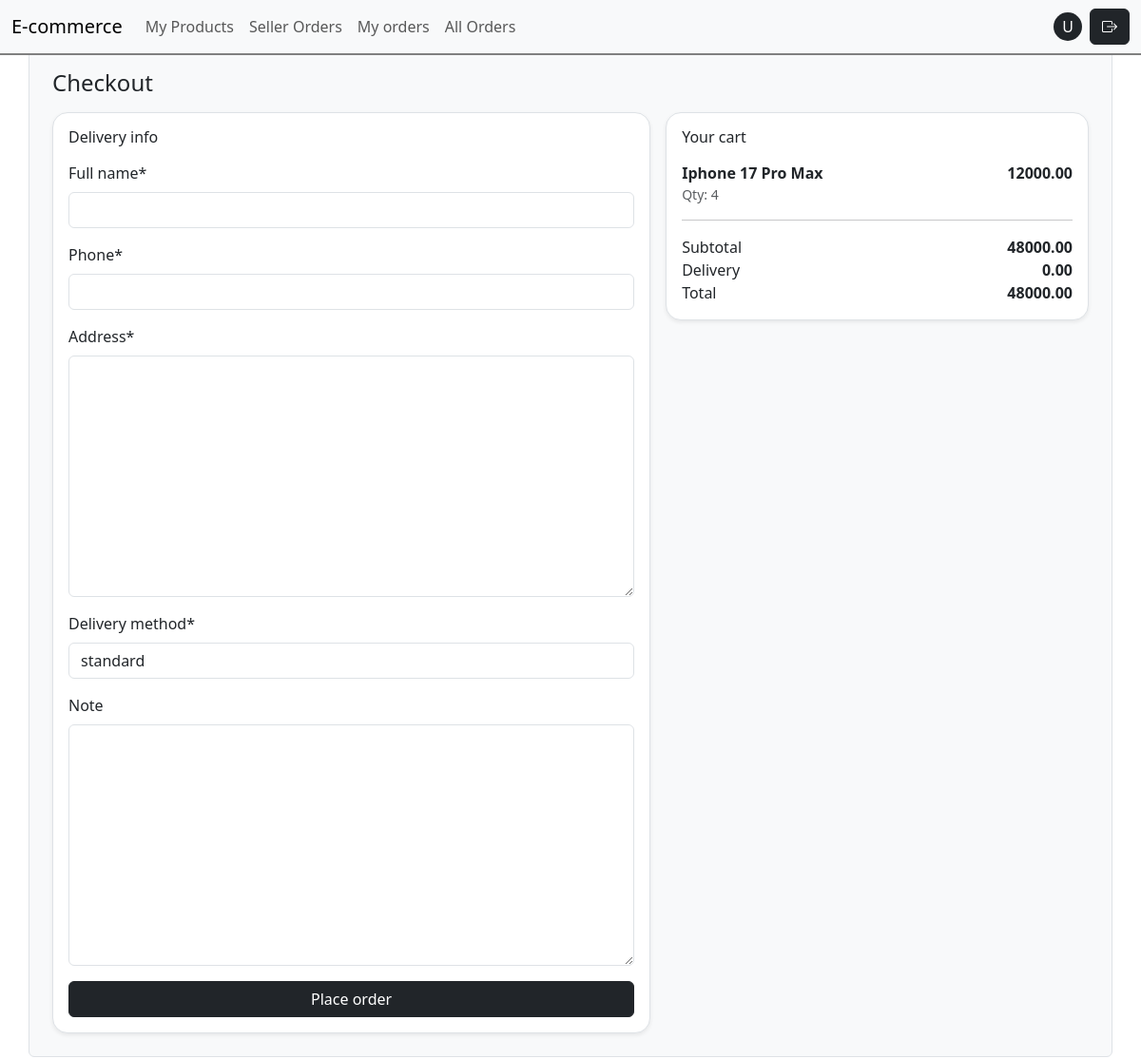
/checkout/ (signed in), run on the app's committed database.
### accounts/models.py (models this page shows, shortened)
class User(AbstractUser):
    class Role(models.TextChoices):
        BUYER = "BUYER", "Buyer"
        SELLER = "SELLER", "Seller"
    role = models.CharField(
        choices=Role.choices,
        default=Role.BUYER
    )
    image = models.ImageField(upload_to="avatars/", null=True, blank=True)
    phone_number = models.CharField(max_length=13, help_text="+998998889911")
    address = models.CharField(max_length=255)

### cart/models.py (models this page shows, shortened)
class CartItem(models.Model):
   cart = models.ForeignKey(Cart, on_delete=models.CASCADE, related_name="items")
   product = models.ForeignKey(Product, on_delete=models.CASCADE, related_name="cart_items")
   qty = models.PositiveIntegerField(default=1)
   unit_price = models.DecimalField(max_digits=12, decimal_places=2, default=Decimal("0.00"))
   created_at = models.DateTimeField(auto_now_add=True)

### catalog/models.py (models this page shows, shortened)
class Product(models.Model):
   seller = models.ForeignKey(settings.AUTH_USER_MODEL, on_delete=models.CASCADE, related_name='products')
   category = models.ForeignKey(Category, on_delete=models.SET_NULL,null=True, blank=True, related_name="products" )
   name = models.CharField(max_length=200)
   slug = models.SlugField(max_length=220, unique=True)
   price = models.DecimalField(max_digits=12, decimal_places=2)
   short_description = models.CharField(max_length=255, blank=True)
   description = models.TextField(blank=True)
   stock = models.PositiveIntegerField(default=0)
   is_active = models.BooleanField(default=True)
   main_image = models.ImageField(upload_to="products/main/", blank=True, null=True)
   created_at = models.DateTimeField(auto_now_add=True)

### orders/views.py (the view, shortened to what this page needs)
# urls.py: path("checkout/", views.CheckoutView.as_view(), name="checkout"),  # checkout
class CheckoutView(LoginRequiredMixin, FormView):
   template_name = "orders/checkout.html"  # checkout template
   form_class = CheckoutForm  # form
   success_url = reverse_lazy("my_orders")  # order bo‘lgach historyga qaytamiz
   def get_context_data(self, **kwargs):
       ctx = super().get_context_data(**kwargs)
       cart = get_or_create_cart(self.request.user)  # user cartini olamiz
       ctx["cart"] = cart  # template’da ko‘rsatish uchun
       ctx["items"] = cart.items.select_related("product")  # cart itemlar
       ctx["subtotal"] = cart.subtotal()  # cart subtotal
       ctx["delivery"] = cart.delivery()  # cart delivery
       ctx["total"] = cart.total()  # cart total
       return ctx

### orders/forms.py
class CheckoutForm(forms.ModelForm):
   class Meta:
       model = Order
       fields = ("full_name", "phone", "address", "delivery_method", "note")  # user/status avtomatik bo‘ladi

### cart/models.py (called while the page is built)
   def subtotal(self):
       return sum((item.unit_price * item.qty) for item in self.items.all())

   def delivery(self):
       return Decimal("0.00") if self.subtotal() >= Decimal("500.00") else Decimal("25.00")

   def total(self):
       return self.subtotal() + self.delivery()

### cart/utils.py (called while the page is built)
def get_or_create_cart(user):
   cart, _ = Cart.objects.get_or_create(user=user)
   return cart

### templates/orders/checkout.html (shortened to what this page needs)
{% extends "base.html" %}
{% load crispy_forms_tags %}
{% block body %}
<div class="container bg-light border rounded p-4 my-5">
    <h1 class="h4 mb-3">Checkout</h1>
<div class="row g-3">
 <div class="col-lg-7">
   <div class="card shadow-sm border rounded-4">
     <div class="card-body">
       <h2 class="h6 mb-3">Delivery info</h2>
       <form method="post">
         {{ form|crispy }}
         <button class="btn btn-dark w-100">Place order</button>
       </form>
     </div>
   </div>
 </div>
 <div class="col-lg-5">
   <div class="card shadow-sm border rounded-4">
     <div class="card-body">
       <h2 class="h6 mb-3">Your cart</h2>
       {% for item in items %}
         <div class="d-flex justify-content-between"><div>
             <div class="fw-semibold">{{ item.product.name }}</div>
             <div class="text-muted small">Qty: {{ item.qty }}</div></div>
           <div class="fw-semibold">{{ item.unit_price }}</div></div><hr>
       {% empty %}
         <p class="text-muted mb-0">Savatcha bo‘sh.</p>
       {% endfor %}
       <div class="d-flex justify-content-between">
         <span>Subtotal</span><strong>{{ subtotal }}</strong></div>
       <div class="d-flex justify-content-between">
         <span>Delivery</span><strong>{{ delivery }}</strong></div>
       <div class="d-flex justify-content-between">
         <span>Total</span><strong>{{ total }}</strong></div></div></div></div></div>
</div>
{% endblock %}

### templates/includes/navbar.html (shortened to what this page needs)
<nav class="navbar navbar-expand-lg bg-body-tertiary">
  <div class="container-fluid">
    <a class="navbar-brand" href="/">E-commerce</a>
    <div class="collapse navbar-collapse" id="navbarSupportedContent">
      <ul class="navbar-nav me-auto mb-2 mb-lg-0">
        {% if request.user.is_authenticated and request.user.role == "SELLER" %}
        <li class="nav-item">
            <a class="nav-link" href="{% url 'seller_products' %}">
              My Products
            </a>
          </li>
          <li class="nav-item">
            <a href="{% url 'seller_order_items' %}" class="nav-link">Seller Orders</a>
          </li>
          {% endif %}
        <li class="nav-item">
          <a href="{% url 'my_orders' %}" class="nav-link">My orders</a>
        </li>
        {% if request.user.is_staff %}
        <li class="nav-item">
          <a class="nav-link" href="{% url 'seller_orders' %}">All Orders</a>
        </li>
        {%endif %}
      </ul>
      <div class="right d-flex justify-content-center align-items-center">
        {% if user.is_authenticated %}
         <a href="{% url 'profile_detail' %}" style="width:30px;height:30px;" class="text-decoration-none mx-2 rounded rounded-circle bg-dark text-white d-flex justify-content-center align-items-center">
                {{ user.username|slice:1|title }}
          </a>
          <form method="post" action="{% url 'logout' %}">
            <button class="btn btn-dark"><i class="bi bi-box-arrow-right"></i></button>
          </form>
          {% else %}
          <a class="btn btn-dark mx-2" href="{% url 'login' %}">Login</a>
          <a class="btn btn-secondary" href="{% url 'signup' %}">Signup</a>
          {%endif%}
      </div>
    </div>
  </div>
</nav>

### static/css/style.css (style rules this page uses)
nav { position: fixed !important; top: 0px !important; left: 0 !important; right: 0 !important; z-index: 1; border-bottom: 2px solid gray; }

### data on the page
User: username "U"
CartItem: product.name "Iphone 17 Pro Max", qty "4", unit_price "12000.00"

### other printed values
{{ subtotal }} "48000.00"
{{ delivery }} "0.00"
{{ total }} "48000.00"
